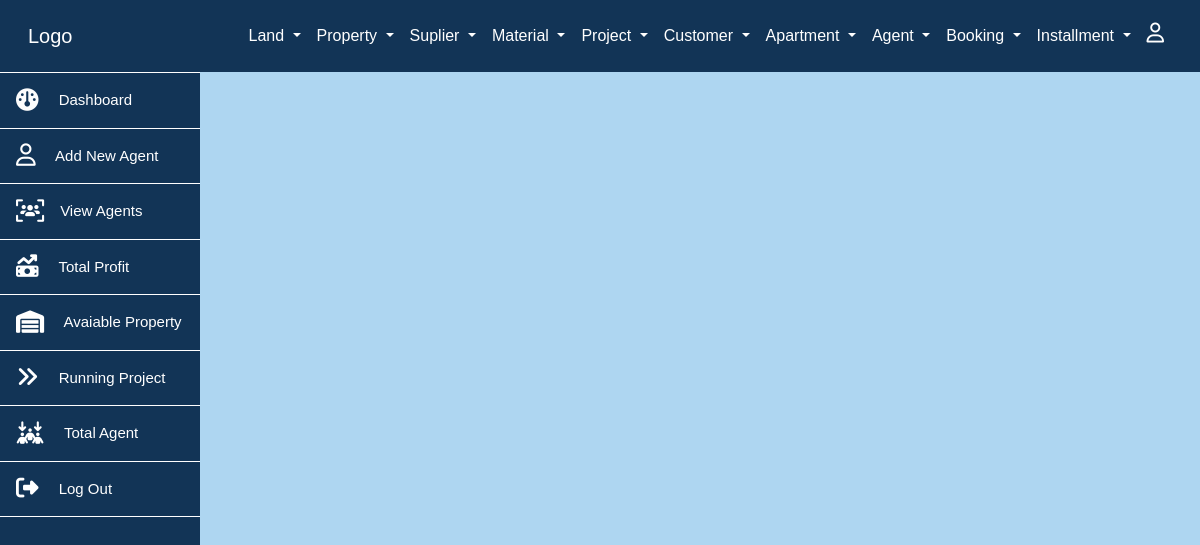
Page /pages/suplier/viewformsuplier.php on the earlier database version.
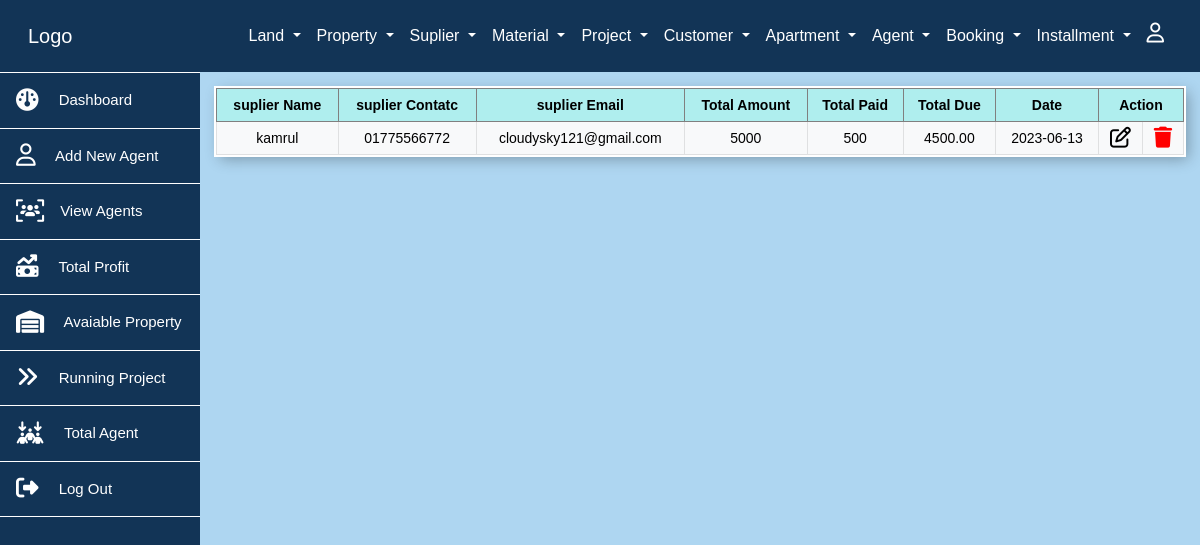
Same page on the later database version.
### tables this page shows
CREATE TABLE `suplier` (
  `sup_id` int(101) NOT NULL,
  `sup_name` varchar(100) NOT NULL,
  `sup_contact_no` varchar(100) NOT NULL,
  `sup_email` varchar(100) NOT NULL,
  `tamount` varchar(100) NOT NULL,
  `tpaid` varchar(100) NOT NULL,
  `land_img` varchar(100) NOT NULL,
  `tdue` decimal(10,2) GENERATED ALWAYS AS (`tamount` - `tpaid`) VIRTUAL,
  `submission_date` date DEFAULT curdate()
);

### pages/suplier/viewformsuplier.php (the view, shortened to what this page needs)
<?php include('../../includes/conf.php');
?>
<div class="col-md-10 table-responsive p-3">
<?php
    $sql = "SELECT * FROM suplier";
    $result = $conn->query($sql);
    if ($result->num_rows > 0) {
    ?>
        <table class='table table-light align-middle text-center table-bordered'>
            <thead>
                <tr>
                    <th>suplier Name</th>
                    <th>suplier Contatc</th>
                    <th>suplier Email</th>
                    <th>Total Amount </th>
                    <th>Total Paid</th>
                    <th>Total Due</th>
                    <th>Date</th>
                    <th colspan='2'>Action</th>
                </tr>
            </thead>
       <?php while ($row = $result->fetch_assoc()) {?>
            <tbody>
            <tr>
                <td><?=$row['sup_name']?></td>
                <td><?=$row['sup_contact_no']?></td>
                <td><?=$row['sup_email']?></td>
                <td><?=$row['tamount']?></td>
                <td><?=$row['tpaid']?></td>
                <td><?=$row['tdue']?></td>
                <td><?=$row['submission_date']?></td>
                <td>
                   </td>
                <td>
                </td>
            </tbody>
            <?php }?>
        </table>
        <?php }
        ?>

Differences in the rows shown:
added suplier: sup_name "kamrul", sup_contact_no "01775566772", sup_email "cloudysky121@gmail.com", tamount "5000", tpaid "500", tdue "4500.00", submission_date "2023-06-13"
Other differences:
text now shown: "suplier Name suplier Contatc suplier Email Total Amount Total Paid Total Due Date Action"
